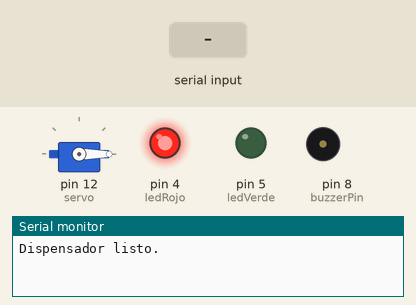
Recording of a sketch running on a simulated Arduino Uno, built with avr-gcc and run on an emulated ATmega328P. Parts: servo, output pins drawn as LEDs (lit = HIGH), buzzer (waves = sounding, pin HIGH), the last lines printed to the serial monitor. Inputs (shaded band) come from the test bench. The local clock reads 2024-03-15 10:24:30 at power-on unless the sketch sets it.

Above: at 1.2 s.
1.3 s: "tomada\n" received over Serial
At 1.6 s:
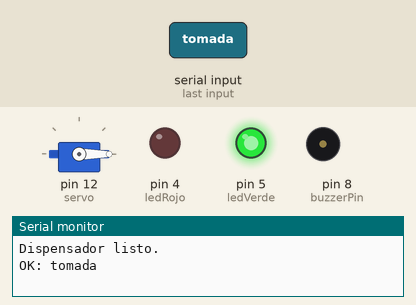
2.8 s: "verhora\n" received over Serial
4.3 s: "hora 90\n" received over Serial
Timing chart, 0 to 7.3 s (numbered marks = the images above; inputs shaded):
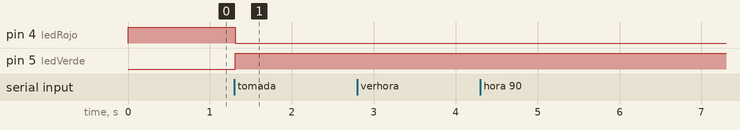

Measured:
- after the input at 1.3 s, pin 4 (ledRojo): HIGH → LOW at once; pin 5 (ledVerde): LOW → HIGH at once

The sketch:

dispenser.ino
```cpp
#include <Wire.h>
#include <RTClib.h>
#include <Servo.h>

RTC_DS3231 rtc;
Servo servo;

// LED rojo y verde
int ledRojo = 4;
int ledVerde = 5;

// Buzzer
int buzzerPin = 8;

// Hora programada
int horaProg = -1;
int minutoProg = -1;

bool hayDosisPendiente = false;

void setup() {
  Serial.begin(9600);

  servo.attach(12);
  servo.write(0);   // inicia cerrado

  pinMode(ledRojo, OUTPUT);
  pinMode(ledVerde, OUTPUT);
  pinMode(buzzerPin, OUTPUT);

  digitalWrite(ledRojo, HIGH);   // rojo esperando
  digitalWrite(ledVerde, LOW);
  digitalWrite(buzzerPin, LOW);

  if (!rtc.begin()) {
    Serial.println("ERROR: No se encuentra RTC");
    while (1);
  }

  Serial.println("Dispensador listo.");
}

void loop() {

  // ------------------ COMANDOS ------------------
  if (Serial.available()) {
    String msg = Serial.readStringUntil('\n');
    msg.trim();

    // ---- tomada ----
    if (msg.equalsIgnoreCase("tomada")) {
      digitalWrite(ledRojo, LOW);
      digitalWrite(ledVerde, HIGH);
      digitalWrite(buzzerPin, LOW);
      Serial.println("OK: tomada");

      // No movemos el servo; queda donde estaba
      return;
    }

    // ---- verhora ----
    if (msg.equalsIgnoreCase("verhora")) {
      DateTime now = rtc.now();
      char buffer[6];
      sprintf(buffer, "%02d:%02d", now.hour(), now.minute());
      Serial.println(buffer);
      return;
    }

    // ---- hora HH:MM ----
    if (msg.startsWith("hora ")) {
      String h = msg.substring(5);
      int sep = h.indexOf(':');

      if (sep > 0) {
        horaProg = h.substring(0, sep).toInt();
        minutoProg = h.substring(sep + 1).toInt();
        hayDosisPendiente = true;

        digitalWrite(ledRojo, HIGH);
        digitalWrite(ledVerde, LOW);
        digitalWrite(buzzerPin, LOW);

        Serial.println("Hora programada: " + h);
      } else {
        Serial.println("ERROR: formato = hora HH:MM");
      }
      return;
    }
  }

  // ------------------ LÓGICA ------------------
  if (hayDosisPendiente) {
    DateTime now = rtc.now();

    if (now.hour() == horaProg && now.minute() == minutoProg) {

      // DISPENSAR = mover servo a 180°
      servo.write(180);

      // LED rojo + buzzer hasta que ponga "tomada"
      digitalWrite(ledRojo, HIGH);
      digitalWrite(ledVerde, LOW);
      digitalWrite(buzzerPin, HIGH);

      hayDosisPendiente = false;

      Serial.println("DISPENSADO");
    }
  }
}
```
